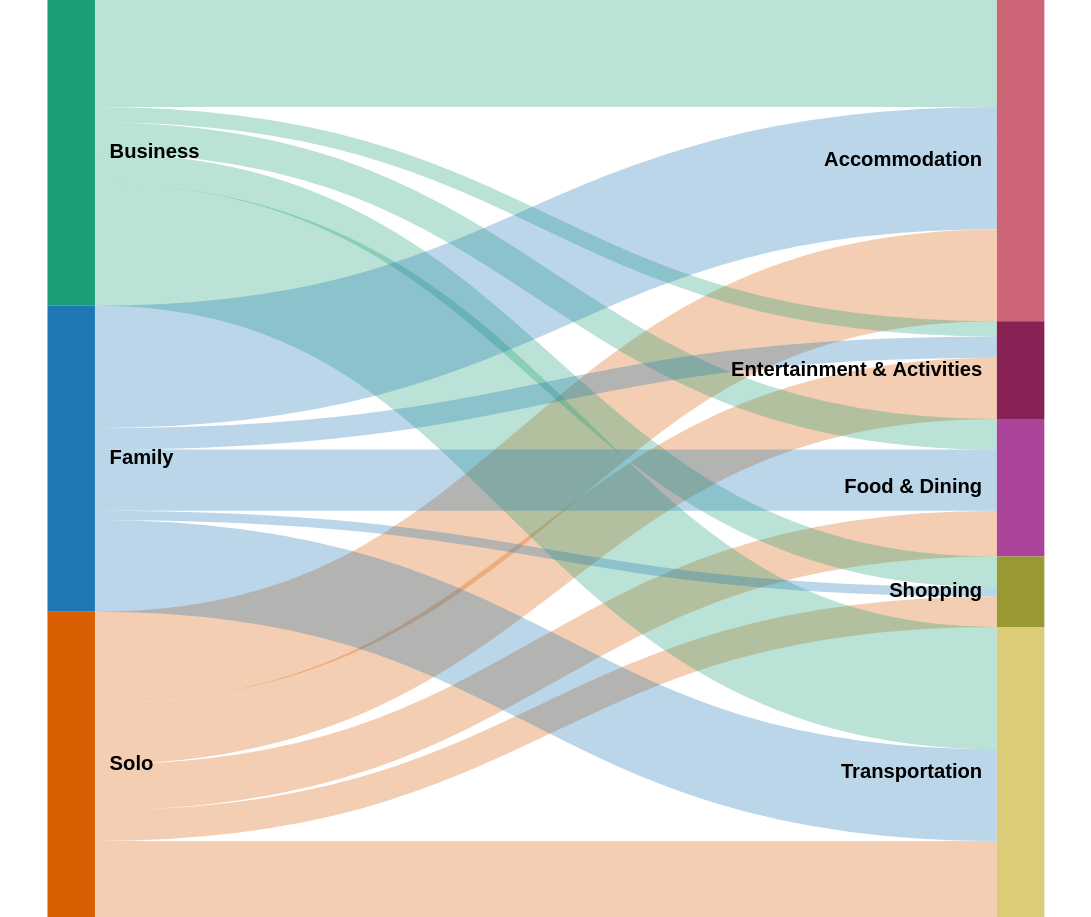

Vega-Lite specification for this chart:
### Vega specification from a JSON file in a GitHub repository (floating-point values rounded to 4 significant figures)
{"$schema": "https://vega.github.io/schema/vega/v5.0.json", "width": 595, "height": 500, "data": [{"name": "travel_budget_plan", "values": {"aggregations": {"table": {"buckets": [{"key": {"stk1": "Solo", "stk2": "Accommodation"}, "doc_count": 30}, {"key": {"stk1": "Solo", "stk2": "Transportation"}, "doc_count": 25}, {"key": {"stk1": "Solo", "stk2": "Food & Dining"}, "doc_count": 15}, {"key": {"stk1": "Solo", "stk2": "Entertainment & Activities"}, "doc_count": 20}, {"key": {"stk1": "Solo", "stk2": "Shopping"}, "doc_count": 10}, {"key": {"stk1": "Business", "stk2": "Accommodation"}, "doc_count": 35}, {"key": {"stk1": "Business", "stk2": "Transportation"}, "doc_count": 40}, {"key": {"stk1": "Business", "stk2": "Food & Dining"}, "doc_count": 10}, {"key": {"stk1": "Business", "stk2": "Entertainment & Activities"}, "doc_count": 5}, {"key": {"stk1": "Business", "stk2": "Shopping"}, "doc_count": 10}, {"key": {"stk1": "Family", "stk2": "Accommodation"}, "doc_count": 40}, {"key": {"stk1": "Family", "stk2": "Transportation"}, "doc_count": 30}, {"key": {"stk1": "Family", "stk2": "Food & Dining"}, "doc_count": 20}, {"key": {"stk1": "Family", "stk2": "Entertainment & Activities"}, "doc_count": 7}, {"key": {"stk1": "Family", "stk2": "Shopping"}, "doc_count": 3}]}}}, "format": {"property": "aggregations.table.buckets"}, "transform": [{"type": "formula", "expr": "datum.key.stk1", "as": "stk1"}, {"type": "formula", "expr": "datum.key.stk2", "as": "stk2"}, {"type": "formula", "expr": "datum.doc_count", "as": "size"}]}, {"name": "nodes", "source": "travel_budget_plan", "transform": [{"type": "filter", "expr": "!groupSelector || groupSelector.stk1 == datum.stk1 || groupSelector.stk2 == datum.stk2"}, {"type": "formula", "expr": "datum.stk1+datum.stk2", "as": "key"}, {"type": "fold", "fields": ["stk1", "stk2"], "as": ["stack", "grpId"]}, {"type": "formula", "expr": "datum.stack == 'stk1' ? datum.stk1+' '+datum.stk2 : datum.stk2+' '+datum.stk1", "as": "sortField"}, {"type": "stack", "groupby": ["stack"], "sort": {"field": "sortField", "order": "descending"}, "field": "size"}, {"type": "formula", "expr": "(datum.y0+datum.y1)/2", "as": "yc"}]}, {"name": "groups", "source": "nodes", "transform": [{"type": "aggregate", "groupby": ["stack", "grpId"], "fields": ["size"], "ops": ["sum"], "as": ["total"]}, {"type": "stack", "groupby": ["stack"], "sort": {"field": "grpId", "order": "descending"}, "field": "total"}, {"type": "formula", "expr": "scale('y', datum.y0)", "as": "scaledY0"}, {"type": "formula", "expr": "scale('y', datum.y1)", "as": "scaledY1"}, {"type": "formula", "expr": "datum.stack == 'stk1'", "as": "rightLabel"}, {"type": "formula", "expr": "datum.total/domain('y')[1]", "as": "percentage"}]}, {"name": "destinationNodes", "source": "nodes", "transform": [{"type": "filter", "expr": "datum.stack == 'stk2'"}]}, {"name": "edges", "source": "nodes", "transform": [{"type": "filter", "expr": "datum.stack == 'stk1'"}, {"type": "lookup", "from": "destinationNodes", "key": "key", "fields": ["key"], "as": ["target"]}, {"type": "linkpath", "orient": "horizontal", "shape": "diagonal", "sourceY": {"expr": "scale('y', datum.yc)"}, "sourceX": {"expr": "scale('x', 'stk1') + bandwidth('x')"}, "targetY": {"expr": "scale('y', datum.target.yc)"}, "targetX": {"expr": "scale('x', 'stk2')"}}, {"type": "formula", "expr": "range('y')[0]-scale('y', datum.size)", "as": "strokeWidth"}, {"type": "formula", "expr": "datum.size/domain('y')[1]", "as": "percentage"}]}], "scales": [{"name": "x", "type": "band", "range": "width", "domain": ["stk1", "stk2"], "paddingOuter": 0.05, "paddingInner": 0.95}, {"name": "y", "type": "linear", "range": "height", "domain": {"data": "nodes", "field": "y1"}}, {"name": "color", "type": "ordinal", "domain": ["Business", "Family", "Solo", "Accommodation", "Entertainment & Activities", "Food & Dining", "Transportation", "Shopping"], "range": ["#1b9e77", "#1f78b4", "#d95f02", "#CC6677", "#882255", "#AA4499", "#DDCC77", "#999933"]}], "marks": [{"type": "path", "name": "edgeMark", "from": {"data": "edges"}, "clip": true, "encode": {"update": {"stroke": [{"test": "groupSelector && groupSelector.stack=='stk1'", "scale": "color", "field": "stk2"}, {"scale": "color", "field": "stk1"}], "strokeWidth": {"field": "strokeWidth"}, "path": {"field": "path"}, "strokeOpacity": {"signal": "!groupSelector && (groupHover.stk1 == datum.stk1 || groupHover.stk2 == datum.stk2) ? 0.9 : 0.3"}, "zindex": {"signal": "!groupSelector && (groupHover.stk1 == datum.stk1 || groupHover.stk2 == datum.stk2) ? 1 : 0"}, "tooltip": {"signal": "'Type Of Trip: ' + datum.stk1 + ' | Budget Category: ' + datum.stk2 + ' | Percentage of Budget: ' + format(datum.size, ',.0f') + '%'"}}, "hover": {"strokeOpacity": {"value": 1}}}}, {"type": "rect", "name": "groupMark", "from": {"data": "groups"}, "encode": {"enter": {"fill": {"scale": "color", "field": "grpId"}, "width": {"scale": "x", "band": 1}}, "update": {"x": {"scale": "x", "field": "stack"}, "y": {"field": "scaledY0"}, "y2": {"field": "scaledY1"}, "fillOpacity": {"value": 1}, "tooltip": {"signal": "datum.grpId + '   ' + format(datum.total, ',.0f') + '   (' + format(datum.percentage, '.1%') + ')'"}}, "hover": {"fillOpacity": {"value": 1}}}}, {"type": "text", "from": {"data": "groups"}, "interactive": false, "encode": {"update": {"x": {"signal": "scale('x', datum.stack) + (datum.rightLabel ? bandwidth('x') + 8 : -8)"}, "yc": {"signal": "(datum.scaledY0 + datum.scaledY1)/2"}, "align": {"signal": "datum.rightLabel ? 'left' : 'right'"}, "baseline": {"value": "middle"}, "fontWeight": {"value": "bold"}, "text": {"signal": "abs(datum.scaledY0-datum.scaledY1) > 13 ? datum.grpId : ''"}}}}, {"type": "group", "data": [{"name": "dataForShowAll", "values": [{}], "transform": [{"type": "filter", "expr": "groupSelector"}]}], "encode": {"enter": {"xc": {"signal": "width/2"}, "y": {"value": 30}, "width": {"value": 80}, "height": {"value": 30}}}, "marks": [{"type": "group", "name": "groupReset", "from": {"data": "dataForShowAll"}, "encode": {"enter": {"cornerRadius": {"value": 6}, "fill": {"value": "#f5f5f5"}, "stroke": {"value": "#c1c1c1"}, "strokeWidth": {"value": 2}, "height": {"field": {"group": "height"}}, "width": {"field": {"group": "width"}}}, "update": {"opacity": {"value": 1}}, "hover": {"opacity": {"value": 1}}}, "marks": [{"type": "text", "interactive": false, "encode": {"enter": {"xc": {"field": {"group": "width"}, "mult": 0.5}, "yc": {"field": {"group": "height"}, "mult": 0.5, "offset": -2}, "align": {"value": "center"}, "baseline": {"value": "middle"}, "fontWeight": {"value": "bold"}, "text": {"value": "Show All"}}}}]}]}], "signals": [{"name": "groupHover", "value": {}, "on": [{"events": "@groupMark:mouseover", "update": "{stk1:datum.stack=='stk1' && datum.grpId, stk2:datum.stack=='stk2' && datum.grpId}"}, {"events": "mouseout", "update": "{}"}]}, {"name": "groupSelector", "value": false, "on": [{"events": "@groupMark:click!", "update": "{stack:datum.stack, stk1:datum.stack=='stk1' && datum.grpId, stk2:datum.stack=='stk2' && datum.grpId}"}, {"events": [{"type": "click", "markname": "groupReset"}, {"type": "dblclick"}], "update": "false"}]}]}
